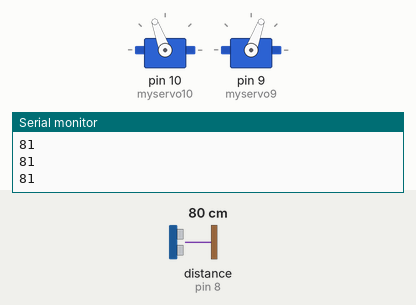
The sketch below on a simulated Arduino Uno, built with avr-gcc and run on an emulated ATmega328P. Parts: 2 × servo, the last lines printed to the serial monitor. The inputs (shaded band) are chosen by the test bench; at power-on: distance to the obstacle (sensor on pin 8) 80 cm.

Above: at 1.2 s.
1.3 s: distance to the obstacle (sensor on pin 8) set to 17 cm
2.8 s: distance to the obstacle (sensor on pin 8) set to 12 cm
At 3.8 s:
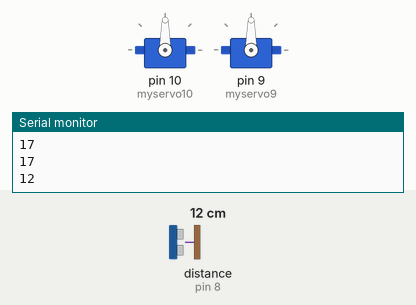
5.8 s: distance to the obstacle (sensor on pin 8) set to 18 cm
At 7.5 s:
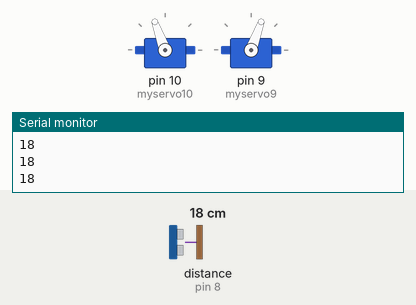
7.8 s: distance to the obstacle (sensor on pin 8) set to 2 cm
At 10.6 s:
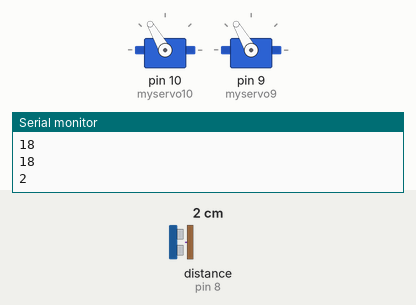
Timing chart, 0 to 11.8 s (numbered marks = the images above; inputs shaded):
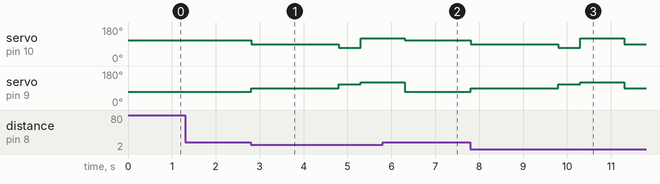

The sketch:

Final_Code_Arduino_C____1_.ino
```cpp
/*
 * If you want to edit, make a copy
Oh yeah, and to save everything in the Arduino, click upload. Don't need to click verify, since upload does everything*/

#include <Servo.h>
/*Download library by going to "Tools", "Manage Libraries". Search the name and "Install".
DON'T SWITCH THE WIRES TO ANYTHING IF CONFUSED
*/
#include <NewPing.h>
/*Download library by going to "Tools", "Manage Libraries". Search the name and "Install".
*/


NewPing mySensor(7,8,400); /*Proximity Sensor*/
Servo myservo10; /*Wheel. DO NOT SWITCH THE WIRES.*/
Servo myservo9; /*Wheel. DO NOT SWITCH THE WIRES.*/


void setup() { /*DON'T CHANGE*/

  Serial.begin(9600); /*Proximity Sensor. DON'T CHANGE*/
  myservo10.attach(10); /*Wheel. DON'T CHANGE*/
  myservo9.attach(9); /*Wheel. DON'T CHANGE*/
}

void loop() { /*DON'T CHANGE*/


  int distance = mySensor.ping_cm(); /*Prox sensor. DON'T CHANGE*/
  Serial.println(distance); /*Prox sensor. DON'T CHANGE*/

  if /*If-Statement - DON'T CHANGE*/(distance < 15/*Prox Sensor. You can make it smaller if you want*/) {
    myservo10.write(90); /*Wheel. DON'T CHANGE*/
    myservo9.write(90);   /*Wheel. DON'T CHANGE*/
    delay(2000 /*Wheel. If you want to make it 1 sec, then make it 1000 instead of 2000*/);
    myservo10.write(70); /*Wheel. DON'T CHANGE*/
    myservo9.write(110); /*Wheel. DON'T CHANGE*/
    delay(500); /*Wheel. DON'T CHANGE*/

    myservo10.write(120); /*Wheel. DON'T CHANGE*/
    myservo9.write(120); /*Wheel. DON'T CHANGE*/
    delay(1000); /*Wheel. DON'T CHANGE*/
    }
  else {/*If-Statement - DON'T CHANGE*/
    myservo10.write(110);/*Wheel. DON'T CHANGE*/
    myservo9.write(70); /*Wheel. DON'T CHANGE*/
    }

 /*Thank
 *You
 *Very
 *MUCH
 */
}
```

Measured:
- the behaviour switches between 15 and 14 cm on distance to the obstacle (sensor on pin 8) (found by bisection; images 0 and 1)
- after the input at 2.8 s, servo on pin 10 (myservo10): 110° → 90° at once, → 70° 2.0 s later, → 120° 0.50 s later; servo on pin 9 (myservo9): 70° → 90° at once, → 110° 2.0 s later, → 120° 0.50 s later
- after the input at 5.8 s, servo on pin 10 (myservo10): 120° → 110° after 0.51 s; servo on pin 9 (myservo9): 120° → 70° after 0.51 s
- after the input at 7.8 s, servo on pin 10 (myservo10): 110° → 90° at once, → 70° 2.0 s later, → 120° 0.50 s later, → 90° 1.0 s later; servo on pin 9 (myservo9): 70° → 90° at once, → 110° 2.0 s later, → 120° 0.50 s later, → 90° 1.0 s later
